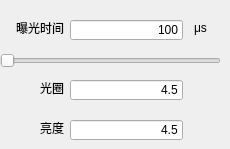
               <widget class="QWidget" name="tab">
                <attribute name="title">
                 <string>红</string>
                </attribute>
                <widget class="QSlider" name="horizontalSlider_ExposureTime">
                 <property name="geometry">
                  <rect>
                   <x>0</x>
                   <y>50</y>
                   <width>221</width>
                   <height>22</height>
                  </rect>
                 </property>
                 <property name="maximum">
                  <number>1000000</number>
                 </property>
                 <property name="value">
                  <number>100</number>
                 </property>
                 <property name="orientation">
                  <enum>Qt::Horizontal</enum>
                 </property>
                </widget>
                <widget class="QLabel" name="label_17">
                 <property name="geometry">
                  <rect>
                   <x>10</x>
                   <y>20</y>
                   <width>54</width>
                   <height>16</height>
                  </rect>
                 </property>
                 <property name="text">
                  <string>曝光时间</string>
                 </property>
                 <property name="alignment">
                  <set>Qt::AlignRight|Qt::AlignTrailing|Qt::AlignVCenter</set>
                 </property>
                </widget>
                <widget class="QLineEdit" name="lineEdit_ExposureTime">
                 <property name="geometry">
                  <rect>
                   <x>70</x>
                   <y>20</y>
                   <width>113</width>
                   <height>20</height>
                  </rect>
                 </property>
                 <property name="text">
                  <string>100</string>
                 </property>
                 <property name="alignment">
                  <set>Qt::AlignRight|Qt::AlignTrailing|Qt::AlignVCenter</set>
                 </property>
                </widget>
                <widget class="QLabel" name="label_18">
                 <property name="geometry">
                  <rect>
                   <x>180</x>
                   <y>20</y>
                   <width>41</width>
                   <height>16</height>
                  </rect>
                 </property>
                 <property name="text">
                  <string>μs</string>
                 </property>
                 <property name="alignment">
                  <set>Qt::AlignCenter</set>
                 </property>
                </widget>
                <widget class="QLineEdit" name="lineEdit_Aperture">
                 <property name="geometry">
                  <rect>
                   <x>70</x>
                   <y>80</y>
                   <width>113</width>
                   <height>20</height>
                  </rect>
                 </property>
                 <property name="text">
                  <string>4.5</string>
                 </property>
                 <property name="alignment">
                  <set>Qt::AlignRight|Qt::AlignTrailing|Qt::AlignVCenter</set>
                 </property>
                </widget>
                <widget class="QLabel" name="label_20">
                 <property name="geometry">
                  <rect>
                   <x>10</x>
                   <y>80</y>
                   <width>54</width>
                   <height>16</height>
                  </rect>
                 </property>
                 <property name="text">
                  <string>光圈</string>
                 </property>
                 <property name="alignment">
                  <set>Qt::AlignRight|Qt::AlignTrailing|Qt::AlignVCenter</set>
                 </property>
                </widget>
                <widget class="QLineEdit" name="lineEdit_Aperture_2">
                 <property name="geometry">
                  <rect>
                   <x>70</x>
                   <y>120</y>
                   <width>113</width>
                   <height>20</height>
                  </rect>
                 </property>
                 <property name="text">
                  <string>4.5</string>
                 </property>
                 <property name="alignment">
                  <set>Qt::AlignRight|Qt::AlignTrailing|Qt::AlignVCenter</set>
                 </property>
                </widget>
                <widget class="QLabel" name="label_21">
                 <property name="geometry">
                  <rect>
                   <x>10</x>
                   <y>120</y>
                   <width>54</width>
                   <height>16</height>
                  </rect>
                 </property>
                 <property name="text">
                  <string>亮度</string>
                 </property>
                 <property name="alignment">
                  <set>Qt::AlignRight|Qt::AlignTrailing|Qt::AlignVCenter</set>
                 </property>
                </widget>
               </widget>
